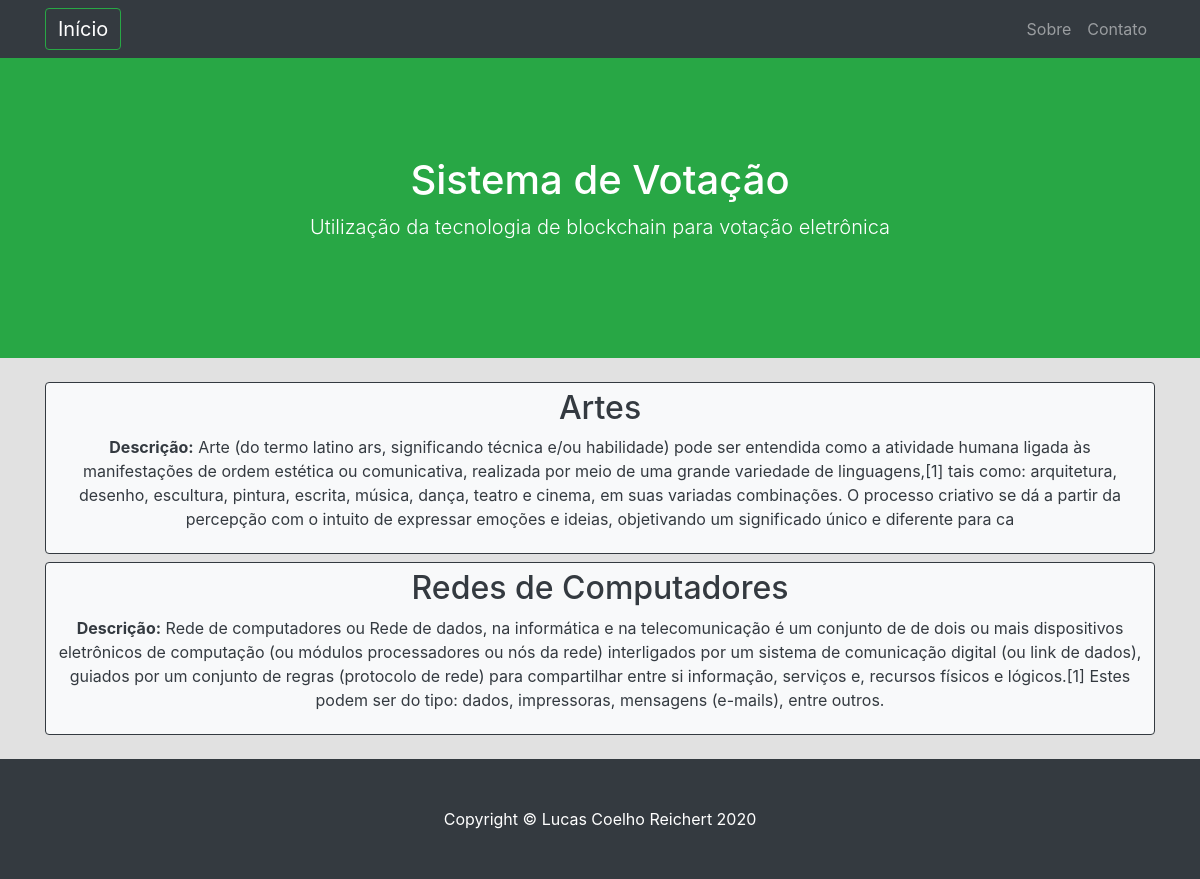
/cursos/consulta/, run on the app's committed database.
### cursos/models.py (models this page shows, shortened)
class Cursos(models.Model):
    nome = models.CharField(max_length=100)
    descricao = models.CharField(max_length=500)
    carga_horaria = models.IntegerField()
    centro = models.CharField(max_length=50) # pensar em criar uma tabela para o centro
    data = models.DateTimeField(default=timezone.now)

### cursos/views.py (the view)
# urls.py: path('consulta/', views.consulta, name='consulta_cursos'),
def consulta(request): # Listagem dos cursos criados
    cursos = Cursos.objects.filter().order_by('nome') #buscar os cursos no banco e ordenar pelo nome
    return render(request, 'cursos/consulta.html', {'cursos': cursos}) #chamar o template de consulta, passando a lista de cursos como parâmetro

### cursos/templates/cursos/consulta.html
{% extends 'base.html' %}
{% block content %}
    {% for curso in cursos %}
        <a method="POST" class="btn btn-light btn-block btn-outline-dark" href="{% url 'edicao_cursos' pk=curso.pk %}"><div>
            <h2> {{ curso.nome }}</h2>
            <p><b>Descrição:</b> {{ curso.descricao}}</p>
        </div></a>
    {% endfor %}
{% endblock %}

### data on the page
Cursos: nome "Artes", descricao "Arte (do termo latino ars, significando técnica e/ou habilidade) pode ser entendida como a atividade humana ligada às manifestações de ordem estética ou comunicativa, realizada por meio de uma grande variedade de linguagens,[1] tais como: arquitetura, desenho, escultura, pintura, escrita, música, dança, teatro e cinema, em suas variadas combinações. O processo criativo se dá a partir da percepção com o intuito de expressar emoções e ideias, objetivando um significado único e diferente para ca"
Cursos: nome "Redes de Computadores", descricao "Rede de computadores ou Rede de dados, na informática e na telecomunicação é um conjunto de de dois ou mais dispositivos eletrônicos de computação (ou módulos processadores ou nós da rede) interligados por um sistema de comunicação digital (ou link de dados), guiados por um conjunto de regras (protocolo de rede) para compartilhar entre si informação, serviços e, recursos físicos e lógicos.[1] Estes podem ser do tipo: dados, impressoras, mensagens (e-mails), entre outros."
